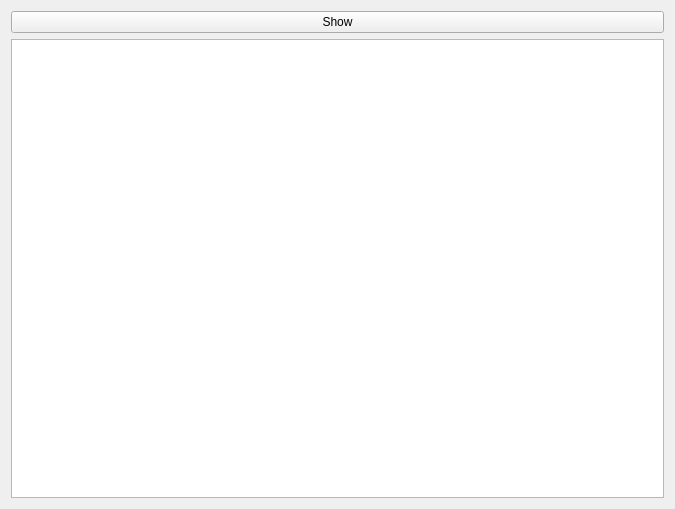
<?xml version="1.0" encoding="UTF-8"?>
<ui version="4.0">
 <class>results</class>
 <widget class="QWidget" name="results">
  <property name="geometry">
   <rect>
    <x>0</x>
    <y>0</y>
    <width>675</width>
    <height>509</height>
   </rect>
  </property>
  <property name="windowTitle">
   <string>Form</string>
  </property>
  <layout class="QVBoxLayout" name="verticalLayout_2">
   <item>
    <widget class="QPushButton" name="show_results">
     <property name="text">
      <string>Show</string>
     </property>
    </widget>
   </item>
   <item>
    <widget class="QTextBrowser" name="textBrowser"/>
   </item>
  </layout>
 </widget>
 <resources/>
 <connections/>
</ui>
